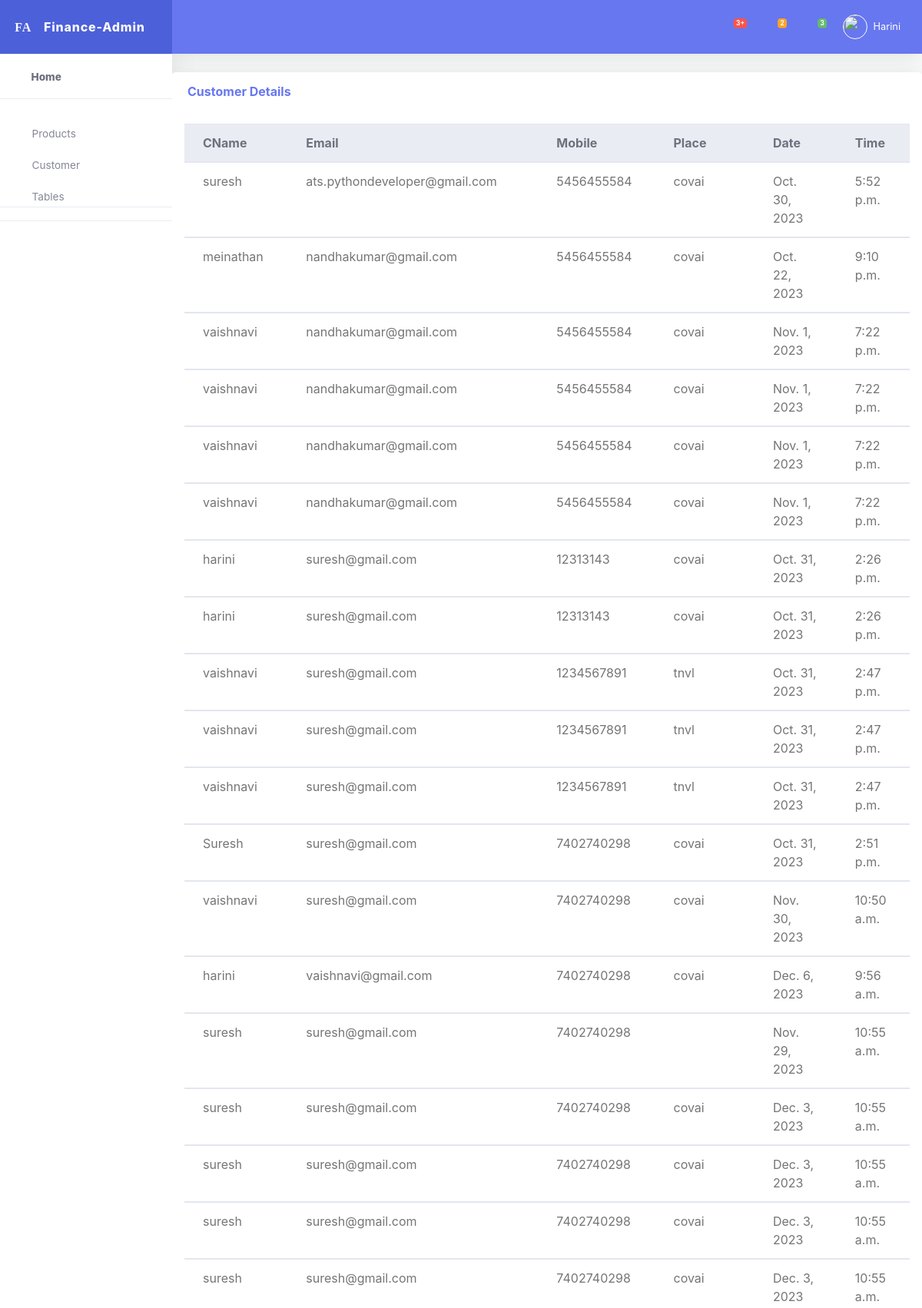
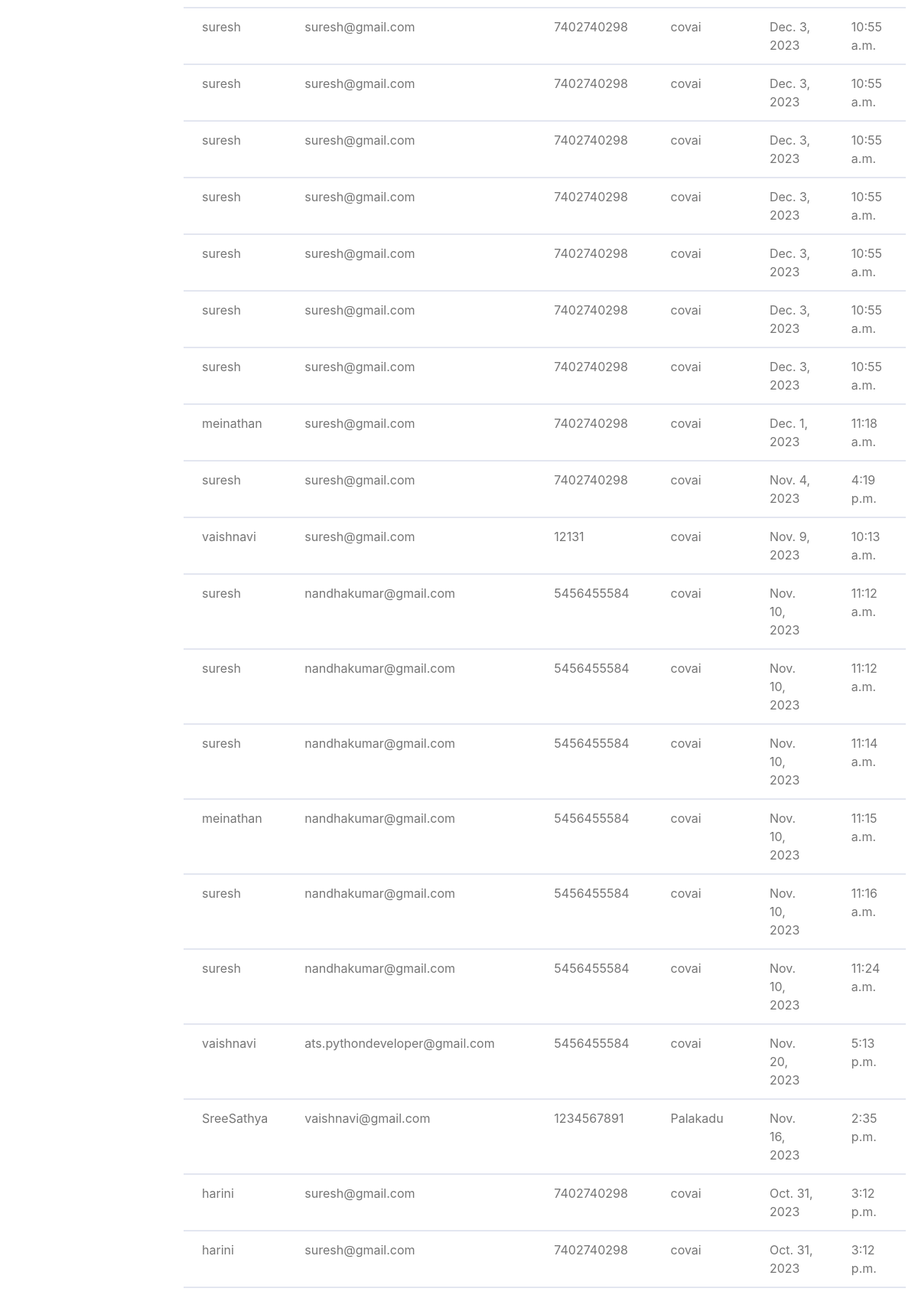
The app's page /viewcustomer/ (signed in, upper part) with its own data (2 pictures, top to bottom).
### App/models.py (models this page shows, shortened)
class Register(models.Model):
          Uname = models.CharField(max_length=30)
          No = models.IntegerField()
          Email =models.EmailField(max_length=40)
          password = models.CharField(max_length=30)

class customer(models.Model):
          cid=models.AutoField(primary_key=True)
          cname=models.CharField(max_length=30)
          cemail=models.EmailField(max_length=30)
          cmobile=models.IntegerField()
          place=models.CharField(max_length=30)
          date=models.DateField()
          time=models.TimeField()

### App/views.py (the view)
# urls.py: path('viewcustomer/',views.viewcustomer,name="viewcustomer"),
def viewcustomer(request):
          try:
                    c=Register.objects.get(Email=request.session['email'])
                    q=c.Uname
                    d=customer.objects.all()
                    return render(request,"viewcustomer.html",{'data':q,'cus':d})
          except:
                    return render(request,"404.html",{'data':None})

### App/templates/viewcustomer.html
{% extends "index.html" %}
{% block content %}
<div class="row">
          <div class="col-lg-12">
            <div class="card mb-4">
              <div class="card-header py-3 d-flex flex-row align-items-center justify-content-between">
                <h6 class="m-0 font-weight-bold text-primary">Customer Details</h6>
              </div>
              <div class="table-responsive p-3">
                <table class="table align-items-center table-flush" id="dataTable">
                  <thead class="thead-light">
                    <tr>
                      <th>CName</th>
                      <th>Email</th>
                      <th>Mobile</th>
                      <th>Place</th>
                      <th>Date</th>
                      <th>Time</th>
                    </tr>
                  </thead>
                {% for i in cus %}
                  <tbody>
                    <tr>
                      <td>{{i.cname}}</td>
                      <td>{{i.cemail}}</td>
                      <td>{{i.cmobile}}</td>
                      <td>{{i.place}}</td>
                      <td>{{i.date}}</td>
                      <td>{{i.time}}</td>
                    </tr>
                  </tbody>
                  {% endfor %}
                </table>
              </div>
            </div>
          </div>
{% endblock %}

### App/templates/index.html (shortened to what this page needs)
{% load static %}
<!DOCTYPE html>
<html lang="en">
<head>
  <link href="{% static "vendor/fontawesome-free/css/all.min.css" %}" rel="stylesheet" type="text/css">
  <link href="{% static "vendor/bootstrap/css/bootstrap.min.css" %}" rel="stylesheet" type="text/css">
  <link href="{% static "css/ruang-admin.min.css" %}" rel="stylesheet">
</head>
<body id="page-top">
  <div id="wrapper">
    <ul class="navbar-nav sidebar sidebar-light accordion" id="accordionSidebar">
      <a class="sidebar-brand d-flex align-items-center justify-content-center" href="index.html">
        <div class="sidebar-brand-icon">
       <i class='fa fa-money'>FA</i>
        </div>
        <div class="sidebar-brand-text mx-3">Finance-Admin</div>
      </a>
      <hr class="sidebar-divider my-0">
      <li class="nav-item active">
        <a class="nav-link" href="/">
          <i class="fas fa-fw fa-tachometer-alt"></i>
          <span>Home</span></a>
      </li>
      <hr class="sidebar-divider">
      <li class="nav-item">
        <a class="nav-link collapsed" href="#" data-toggle="collapse" data-target="#collapseBootstrap"
          aria-expanded="true" aria-controls="collapseBootstrap">
          <i class="far fa-fw fa-window-maximize"></i>
          <span>Products</span>
        </a>
      </li>
      <li class="nav-item">
        <a class="nav-link collapsed" href="#" data-toggle="collapse" data-target="#collapseForm" aria-expanded="true"
          aria-controls="collapseForm">
          <i class="fab fa-fw fa-wpforms"></i>
          <span>Customer</span>
        </a>
      </li>
      <li class="nav-item">
        <a class="nav-link collapsed" href="#" data-toggle="collapse" data-target="#collapseTable" aria-expanded="true"
          aria-controls="collapseTable">
          <i class="fas fa-fw fa-table"></i>
          <span>Tables</span>
        </a>
      </li>
      <hr class="sidebar-divider">
      <hr class="sidebar-divider">
    </ul>
    <div id="content-wrapper" class="d-flex flex-column">
      <div id="content">
        <nav class="navbar navbar-expand navbar-light bg-navbar topbar mb-4 static-top">
          <button id="sidebarToggleTop" class="btn btn-link rounded-circle mr-3">
            <i class="fa fa-bars"></i>
          </button>
          <ul class="navbar-nav ml-auto">
            <li class="nav-item dropdown no-arrow">
              <a class="nav-link dropdown-toggle" href="#" id="searchDropdown" role="button" data-toggle="dropdown"
                aria-haspopup="true" aria-expanded="false">
                <i class="fas fa-search fa-fw"></i>
              </a>
            </li>
            <li class="nav-item dropdown no-arrow mx-1">
              <a class="nav-link dropdown-toggle" href="#" id="alertsDropdown" role="button" data-toggle="dropdown"
                aria-haspopup="true" aria-expanded="false">
                <span class="badge badge-danger badge-counter">3+</span>
              </a>
            </li>
            <li class="nav-item dropdown no-arrow mx-1">
              <a class="nav-link dropdown-toggle" href="#" id="messagesDropdown" role="button" data-toggle="dropdown"
                aria-haspopup="true" aria-expanded="false">
                <i class="fas fa-envelope fa-fw"></i>
                <span class="badge badge-warning badge-counter">2</span>
              </a>
            </li>
            <li class="nav-item dropdown no-arrow mx-1">
              <a class="nav-link dropdown-toggle" href="#" id="messagesDropdown" role="button" data-toggle="dropdown"
                aria-haspopup="true" aria-expanded="false">
                <i class="fas fa-tasks fa-fw"></i>
                <span class="badge badge-success badge-counter">3</span>
              </a>
            </li>
           {% if data is None %}
            <li class="nav-item dropdown no-arrow">
              <a class="nav-link dropdown-toggle" href="#" id="userDropdown" role="button" data-toggle="dropdown"
                aria-haspopup="true" aria-expanded="false">
                <img class="img-profile rounded-circle" src="img/boy.png" style="max-width: 60px">
                <span class="ml-2 d-none d-lg-inline text-white small">Login here!</span>
              </a>
              <div class="dropdown-menu dropdown-menu-right shadow animated--grow-in" aria-labelledby="userDropdown">
                <a class="dropdown-item" href="{% url 'login' %}">
                  <i class="fas fa-user fa-sm fa-fw mr-2 text-gray-400"></i>
                 Login
                </a>
                <a class="dropdown-item" href="{% url 'register' %}">
                  <i class="fas fa-user fa-sm fa-fw mr-2 text-gray-400"></i>
                 Signup
                </a>
              </div>
            </li>
            {% else %}
            <li class="nav-item dropdown no-arrow">
              <a class="nav-link dropdown-toggle" href="#" id="userDropdown" role="button" data-toggle="dropdown"
                aria-haspopup="true" aria-expanded="false">
                <img class="img-profile rounded-circle" src="img/boy.png" style="max-width: 60px">
                <span class="ml-2 d-none d-lg-inline text-white small">{{ data }}</span>
              </a>
            </li>
            {% endif %}
          </ul>
        </nav>
        {% block content %}{% endblock %}
    </div>
  </div>
</body>
</html>
{% load sweetify %}

### records on screen
Register: Uname "Harini"
customer: cname "suresh", cemail "ats.pythondeveloper@gmail.com", cmobile "5456455584", place "covai", date "Oct. 30, 2023", time "5:52 p.m."
customer: cname "meinathan", cemail "nandhakumar@gmail.com", cmobile "5456455584", place "covai", date "Oct. 22, 2023", time "9:10 p.m."
customer: cname "vaishnavi", cemail "nandhakumar@gmail.com", cmobile "5456455584", place "covai", date "Nov. 1, 2023", time "7:22 p.m."
customer: cname "vaishnavi", cemail "nandhakumar@gmail.com", cmobile "5456455584", place "covai", date "Nov. 1, 2023", time "7:22 p.m."
customer: cname "vaishnavi", cemail "nandhakumar@gmail.com", cmobile "5456455584", place "covai", date "Nov. 1, 2023", time "7:22 p.m."
customer: cname "vaishnavi", cemail "nandhakumar@gmail.com", cmobile "5456455584", place "covai", date "Nov. 1, 2023", time "7:22 p.m."
customer: cname "harini", cemail "suresh@gmail.com", cmobile "12313143", place "covai", date "Oct. 31, 2023", time "2:26 p.m."
customer: cname "harini", cemail "suresh@gmail.com", cmobile "12313143", place "covai", date "Oct. 31, 2023", time "2:26 p.m."
customer: cname "vaishnavi", cemail "suresh@gmail.com", cmobile "1234567891", place "tnvl", date "Oct. 31, 2023", time "2:47 p.m."
customer: cname "vaishnavi", cemail "suresh@gmail.com", cmobile "1234567891", place "tnvl", date "Oct. 31, 2023", time "2:47 p.m."
customer: cname "vaishnavi", cemail "suresh@gmail.com", cmobile "1234567891", place "tnvl", date "Oct. 31, 2023", time "2:47 p.m."
customer: cname "Suresh", cemail "suresh@gmail.com", cmobile "7402740298", place "covai", date "Oct. 31, 2023", time "2:51 p.m."
customer: cname "vaishnavi", cemail "suresh@gmail.com", cmobile "7402740298", place "covai", date "Nov. 30, 2023", time "10:50 a.m."
customer: cname "harini", cemail "vaishnavi@gmail.com", cmobile "7402740298", place "covai", date "Dec. 6, 2023", time "9:56 a.m."
customer: cname "suresh", cemail "suresh@gmail.com", cmobile "7402740298", date "Nov. 29, 2023", time "10:55 a.m."
customer: cname "suresh", cemail "suresh@gmail.com", cmobile "7402740298", place "covai", date "Dec. 3, 2023", time "10:55 a.m."
customer: cname "suresh", cemail "suresh@gmail.com", cmobile "7402740298", place "covai", date "Dec. 3, 2023", time "10:55 a.m."
customer: cname "suresh", cemail "suresh@gmail.com", cmobile "7402740298", place "covai", date "Dec. 3, 2023", time "10:55 a.m."
customer: cname "suresh", cemail "suresh@gmail.com", cmobile "7402740298", place "covai", date "Dec. 3, 2023", time "10:55 a.m."
customer: cname "suresh", cemail "suresh@gmail.com", cmobile "7402740298", place "covai", date "Dec. 3, 2023", time "10:55 a.m."
customer: cname "suresh", cemail "suresh@gmail.com", cmobile "7402740298", place "covai", date "Dec. 3, 2023", time "10:55 a.m."
customer: cname "suresh", cemail "suresh@gmail.com", cmobile "7402740298", place "covai", date "Dec. 3, 2023", time "10:55 a.m."
customer: cname "suresh", cemail "suresh@gmail.com", cmobile "7402740298", place "covai", date "Dec. 3, 2023", time "10:55 a.m."
customer: cname "suresh", cemail "suresh@gmail.com", cmobile "7402740298", place "covai", date "Dec. 3, 2023", time "10:55 a.m."
customer: cname "suresh", cemail "suresh@gmail.com", cmobile "7402740298", place "covai", date "Dec. 3, 2023", time "10:55 a.m."
customer: cname "suresh", cemail "suresh@gmail.com", cmobile "7402740298", place "covai", date "Dec. 3, 2023", time "10:55 a.m."
customer: cname "meinathan", cemail "suresh@gmail.com", cmobile "7402740298", place "covai", date "Dec. 1, 2023", time "11:18 a.m."
customer: cname "suresh", cemail "suresh@gmail.com", cmobile "7402740298", place "covai", date "Nov. 4, 2023", time "4:19 p.m."
customer: cname "vaishnavi", cemail "suresh@gmail.com", cmobile "12131", place "covai", date "Nov. 9, 2023", time "10:13 a.m."
customer: cname "suresh", cemail "nandhakumar@gmail.com", cmobile "5456455584", place "covai", date "Nov. 10, 2023", time "11:12 a.m."
customer: cname "suresh", cemail "nandhakumar@gmail.com", cmobile "5456455584", place "covai", date "Nov. 10, 2023", time "11:12 a.m."
customer: cname "suresh", cemail "nandhakumar@gmail.com", cmobile "5456455584", place "covai", date "Nov. 10, 2023", time "11:14 a.m."
customer: cname "meinathan", cemail "nandhakumar@gmail.com", cmobile "5456455584", place "covai", date "Nov. 10, 2023", time "11:15 a.m."
customer: cname "suresh", cemail "nandhakumar@gmail.com", cmobile "5456455584", place "covai", date "Nov. 10, 2023", time "11:16 a.m."
customer: cname "suresh", cemail "nandhakumar@gmail.com", cmobile "5456455584", place "covai", date "Nov. 10, 2023", time "11:24 a.m."
customer: cname "vaishnavi", cemail "ats.pythondeveloper@gmail.com", cmobile "5456455584", place "covai", date "Nov. 20, 2023", time "5:13 p.m."
customer: cname "SreeSathya", cemail "vaishnavi@gmail.com", cmobile "1234567891", place "Palakadu", date "Nov. 16, 2023", time "2:35 p.m."
customer: cname "harini", cemail "suresh@gmail.com", cmobile "7402740298", place "covai", date "Oct. 31, 2023", time "3:12 p.m."
customer: cname "harini", cemail "suresh@gmail.com", cmobile "7402740298", place "covai", date "Oct. 31, 2023", time "3:12 p.m."
